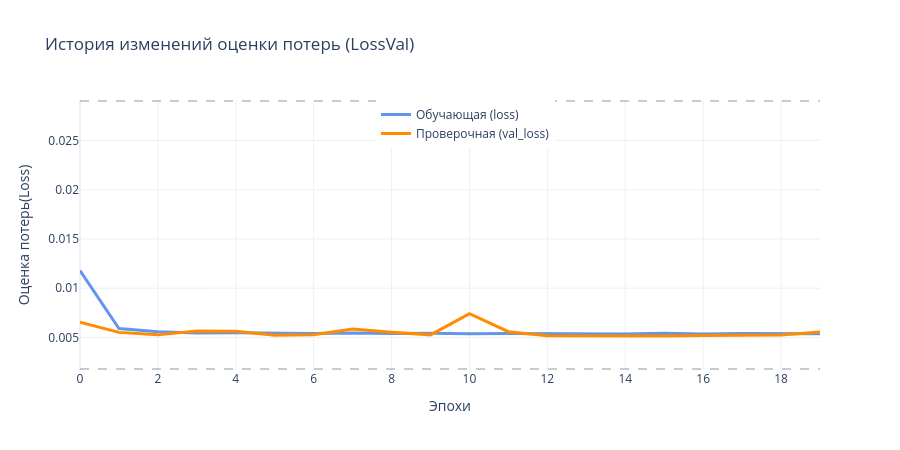

Here is the notebook cell this chart was saved with:
### Code cell
# Отобразить график изменения оценки потерь по эпохам обучения
print('Доступные метрики полной истории обучения:', totalHistoryDict_m3.keys())
fig = go.Figure()
fig.add_trace(go.Scatter( y=totalHistoryDict_m3['loss'], mode="lines", name="Обучающая (loss)", line=dict(width=3, color='cornflowerblue')))
if 'val_loss' in totalHistoryDict_m3.keys():
    fig.add_trace(go.Scatter( y=totalHistoryDict_m3['val_loss'],  mode="lines", name="Проверочная (val_loss)",     line=dict(width=3, color='darkorange')))

refHFib = np.array([13, 8, 5, 3, 2, 1, 0.8, 0.5, 0.33, 0.2, 0.125, 0.077, 0.048,  0.029, 0.0018])
mask = refHFib<=np.max(totalHistoryDict_m3['loss'])
mask = np.concatenate([mask[1:], [True]*1])
for y in refHFib[mask]:# Горизонтальные опорные линии (порядки величин)
    fig.add_hline(y=y, line_dash="dash", line_color="gray", opacity=0.4)

# Настройки осей
fig.update_xaxes(title="Эпохи"); fig.update_yaxes(title="Оценка потерь(Loss)") # type="log",
fig.update_layout(title="История изменений оценки потерь (LossVal)", template="plotly_white",
                  width=900, height=450, legend=dict(yanchor="top", x=0.4, y=1.0))
fig.show()

### Figure 1 — Plotly figure (JSON) as saved in the notebook; plotly's stock layout.template omitted (floating-point values rounded to 4 significant figures)
{"data": [{"line": {"color": "cornflowerblue", "width": 3}, "mode": "lines", "name": "Обучающая (loss)", "type": "scatter", "y": [0.01178, 0.0059, 0.00557, 0.005454, 0.00547, 0.005404, 0.005414, 0.005459, 0.005403, 0.005432, 0.005376, 0.0054, 0.005381, 0.005375, 0.005361, 0.005428, 0.005362, 0.005393, 0.005407, 0.005378]}, {"line": {"color": "darkorange", "width": 3}, "mode": "lines", "name": "Проверочная (val_loss)", "type": "scatter", "y": [0.006554, 0.005517, 0.005264, 0.005664, 0.005639, 0.005218, 0.005286, 0.005865, 0.005534, 0.005265, 0.00741, 0.005586, 0.005166, 0.005157, 0.005223, 0.005151, 0.005206, 0.005196, 0.005254, 0.005552]}], "layout": {"height": 450, "legend": {"x": 0.4, "y": 1, "yanchor": "top"}, "shapes": [{"line": {"color": "gray", "dash": "dash"}, "opacity": 0.4, "type": "line", "x0": 0, "x1": 1, "xref": "x domain", "y0": 0.029, "y1": 0.029, "yref": "y"}, {"line": {"color": "gray", "dash": "dash"}, "opacity": 0.4, "type": "line", "x0": 0, "x1": 1, "xref": "x domain", "y0": 0.0018, "y1": 0.0018, "yref": "y"}], "title": {"text": "История изменений оценки потерь (LossVal)"}, "width": 900, "xaxis": {"title": {"text": "Эпохи"}}, "yaxis": {"title": {"text": "Оценка потерь(Loss)"}}}}
